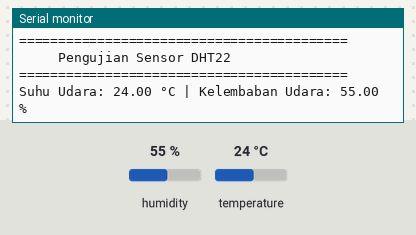
This sketch was run on a simulated Arduino Uno, built with avr-gcc and run on an emulated ATmega328P. On the bench: the last lines printed to the serial monitor. Inputs (shaded band) come from the test bench; at power-on: humidity 55 %, temperature 24 °C.

Above: at 2.2 s.
2.3 s: humidity set to 22 %
At 4.2 s:
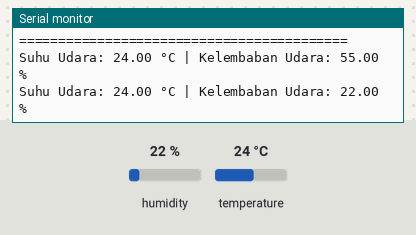
5.0 s: temperature set to 12 °C
At 5.9 s:
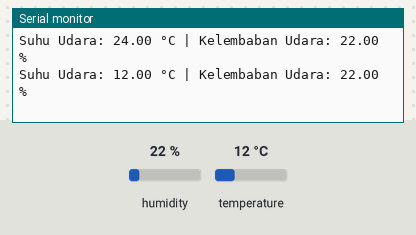
7.7 s: humidity set to 40 %
At 9.4 s:
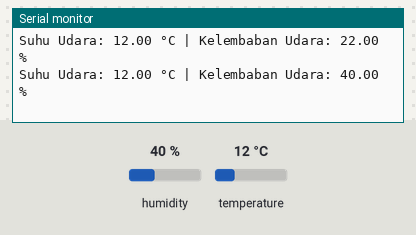
Timing chart, 0 to 10.9 s (numbered marks = the images above; inputs shaded):
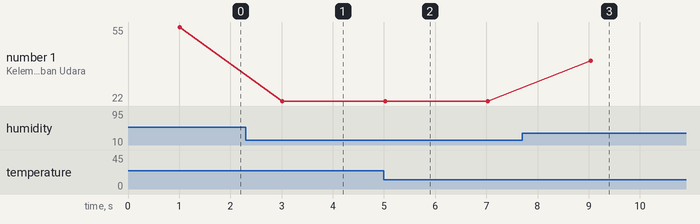

The sketch:

test-dht22.ino
```cpp
#include <DHT.h>

const uint8_t pinDht = 4;
#define DHTTYPE DHT22

DHT dht(pinDht, DHTTYPE);

void setup() {
  Serial.begin(115200);
  delay(1000);
  Serial.println("==========================================");
  Serial.println("     Pengujian Sensor DHT22      ");
  Serial.println("==========================================");

  dht.begin();
}

void loop() {
  float nilaiKelembaban = dht.readHumidity();
  float nilaiSuhu = dht.readTemperature();

  if (isnan(nilaiKelembaban) || isnan(nilaiSuhu)) {
    Serial.println("Gagal membaca sensor DHT22.");
  } else {
    Serial.print("Suhu Udara: ");
    Serial.print(nilaiSuhu);
    Serial.print(" °C | Kelembaban Udara: ");
    Serial.print(nilaiKelembaban);
    Serial.println(" %");
  }

  delay(2000);
}
```

Measured:
- after the input at 2.3 s, the serial monitor: prints a new line after 0.72 s (image 1)
- after the input at 5.0 s, the serial monitor: prints a new line at once (image 2)
- after the input at 7.7 s, the serial monitor: prints a new line after 1.3 s (image 3)
- plotted number 1: 22 → 40 after the input at 7.7 s
